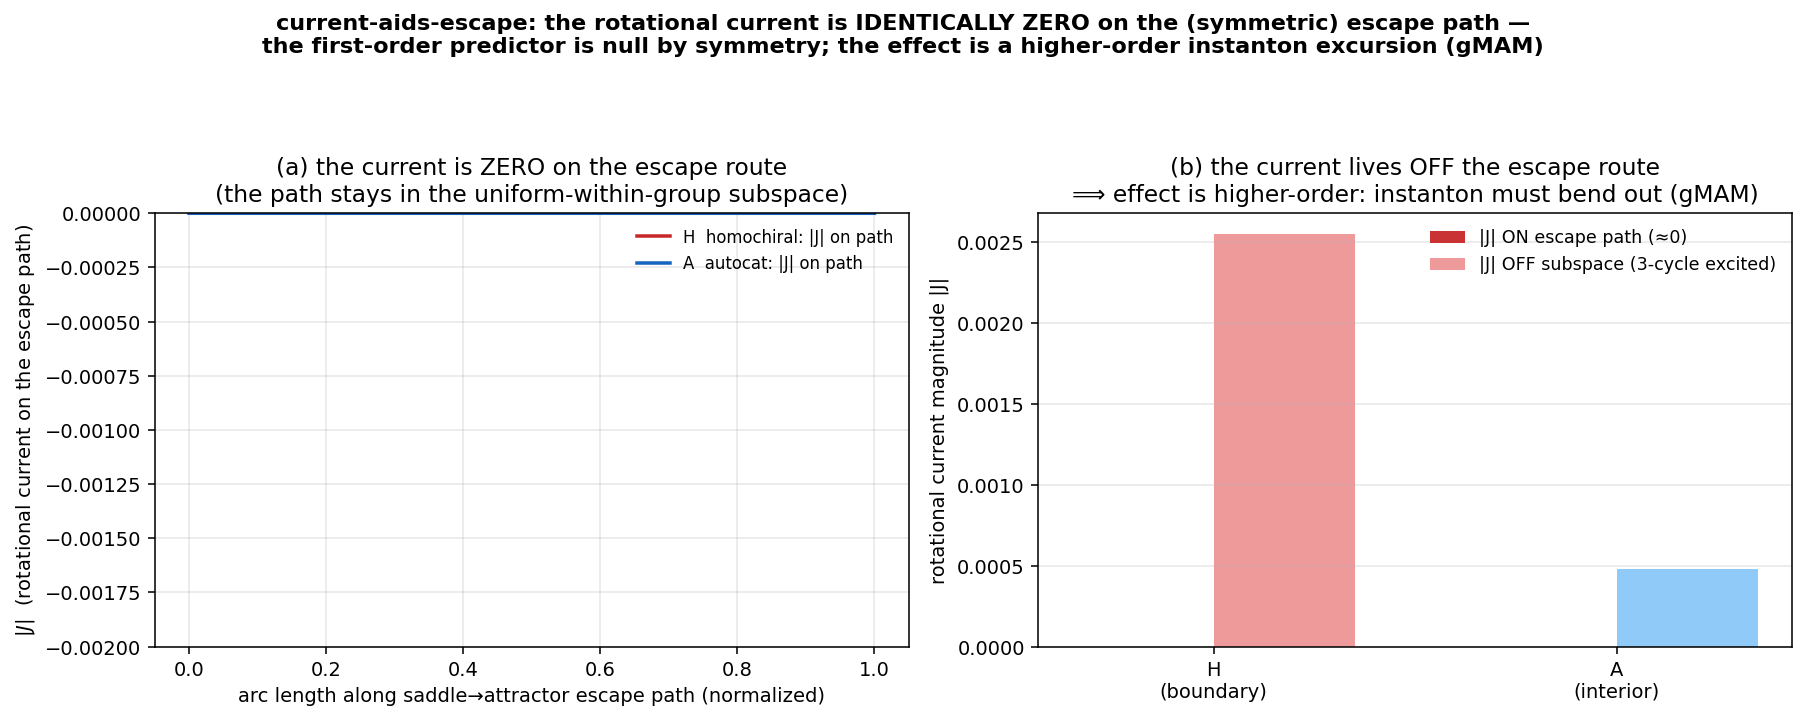

Generate this figure with Python:
r"""current_aids_escape_alignment.py -- the deterministic, sim-free predictor the outbound review
unanimously recommended (research_prompt_current_aids_escape_interpretation.md, models a/b/c):

  "A rotational current lowers the FW escape barrier IFF it has substantial projection onto the
   instanton escape path."  -- a GEOMETRIC SELECTION RULE, not 'current lowers barriers'.

Cheap test: along the a=b (current-OFF) deterministic heteroclinic from the symmetric saddle to a
broken attractor, compute the work of the pure rotational field J = f(a≠b) − f(a=b):
    W = ∫ J·dx₀ ,   cosθ(s) = J·t̂ / |J|  (alignment of the current with the escape tangent),
    surfing index 𝒮 = ∫ J·dx₀ / ∫ |f_sym|·|dx₀|  (current work relative to relaxation work).
First-order FW theory (Maier–Stein; model b): the barrier change is δΔV ≈ −W. W≈0 ⟺ the current is
orthogonal to the escape path ⟺ no first-order barrier effect.

The angle cosθ is MAGNITUDE-INDEPENDENT, so it separates the two readings of substrate A's null:
  cosθ_A ≈ 0  → STRUCTURAL  (geometry forbids it; orthogonal current),
  cosθ_A large but 𝒮_A small → SUB-THRESHOLD (the current just too weak).

Prediction from the reports: |W_H|, |cosθ_H| substantial (boundary/full-exclusion path the current
pushes along); cosθ_A ≈ 0 (interior/short path orthogonal to the circulating current).

Purely deterministic (heteroclinic flow + a line integral) -- no escape simulation, no rare-event
statistics, no censoring/NaN exposure.
"""
from __future__ import annotations
import sys
from pathlib import Path
import numpy as np
try:
    sys.stdout.reconfigure(encoding="utf-8")
except (AttributeError, ValueError):
    pass
import matplotlib
matplotlib.use("Agg")
import matplotlib.pyplot as plt

sys.path.insert(0, str(Path(__file__).resolve().parent))
from identity_survival_barrier import field_many                  # homochiral drift field_many(X,a,b)
from autocat_both import field as field_autocat                   # autocat field(X,k1,ec,a,b)

OUT = Path(__file__).resolve().parent
AB = 1.5                                                           # a+b held fixed (the metric)
A_ON, B_ON = 0.5, 1.0                                             # current ON  (a-b = -0.5)
A_OFF = B_OFF = 0.75                                             # current OFF (a=b)


# ---- the two substrates, each as a drift f(X; a, b) and a symmetric-saddle magnitude solver ----
def H_field(X, a, b):
    return field_many(X, a=a, b=b)                                # F=1, mu=1.6 defaults


def H_saddle_mag(F=1.0, mu=1.6):                                  # symmetric racemic point (1D, symmetry-preserving)
    m = 1.0 / 3.0
    for _ in range(int(2000.0 / 0.005)):
        m = max(m + m * (F - m * (1.0 + AB + 3.0 * mu)) * 0.005, 1e-12)
    return m


K1A, ECA = 0.05, 0.15
def A_field(X, a, b):
    return field_autocat(X, K1A, ECA, a=a, b=b)


def A_saddle_mag(g=0.70, kd=0.50, k3=1.0, cap=2.0):              # symmetric autocat point (1D)
    m = 1.0 / 3.0
    for _ in range(int(4000.0 / 0.005)):
        dm = K1A + (g - kd) * m * (1 - 6 * m / cap) - k3 * m * (3 * m) - ECA * m * (AB * m)
        m = max(m + dm * 0.005, 1e-12)
    return m


def jac(fld, x0, a, b, eps=1e-6):
    f0 = fld(x0[None, :], a, b)[0]
    J = np.zeros((6, 6))
    for i in range(6):
        xp = x0.copy(); xp[i] += eps
        J[:, i] = (fld(xp[None, :], a, b)[0] - f0) / eps
    return J


def unstable_evec(J):
    w, V = np.linalg.eig(J)
    k = int(np.argmax(w.real))                                    # largest-real eigenvalue = escape direction
    e = np.real(V[:, k]); e /= np.linalg.norm(e)
    return e, float(w[k].real)


def heteroclinic(fld, x_s, e_u, dt=0.004, maxT=4000.0, rec=8):
    """integrate the a=b (current-off) flow from saddle + δe_u to the attractor; return the path."""
    # orient the push toward a definite (L-dominant) basin
    sgn = 1.0 if e_u[:3].sum() - e_u[3:].sum() >= 0 else -1.0
    x = np.clip(x_s + sgn * 1e-4 * e_u, 1e-12, None)[None, :]
    path = [x[0].copy()]
    for k in range(int(maxT / dt)):
        f = fld(x, A_OFF, B_OFF)
        x = np.clip(x + f * dt, 1e-12, None)
        if k % rec == 0:
            path.append(x[0].copy())
        if np.linalg.norm(f) < 1e-7 and k > 1000:
            break
    path.append(x[0].copy())
    return np.array(path)


def alignment(fld, x_s, path):
    """along the saddle→attractor path, the rotational field J = f_on − f_off, the escape-tangent
    alignment cosθ, the work W = ∫J·dx (escape = attractor→saddle, so escape work = −∫_{saddle→att}),
    and the surfing index 𝒮 = ∫J·dx / ∫|f_off|·|dx|."""
    seg = np.diff(path, axis=0)                                   # Δx along saddle→attractor
    mids = 0.5 * (path[:-1] + path[1:])
    J = fld(mids, A_ON, B_ON) - fld(mids, A_OFF, B_OFF)           # pure current (antisymmetric) field
    foff = fld(mids, A_OFF, B_OFF)                                # relaxation (gradient-like) drift
    work_inc = np.sum(J * seg, axis=1)                            # J·dx per segment (saddle→att)
    seglen = np.linalg.norm(seg, axis=1)
    Jn = np.linalg.norm(J, axis=1); tn = seglen
    cos = work_inc / np.maximum(Jn * tn, 1e-30)                   # cosθ between J and the path tangent
    W_relax = float(np.sum(work_inc))                             # ∫J·dx, saddle→attractor
    W_escape = -W_relax                                           # escape direction = attractor→saddle
    relax_work = float(np.sum(np.abs(np.sum(foff * seg, axis=1))))  # ∫|f_off·dx| (relaxation work scale)
    S = W_relax / max(relax_work, 1e-30)                          # surfing index (signed, dimensionless)
    cos_mean = float(np.sum(cos * seglen) / max(np.sum(seglen), 1e-30))  # path-length-weighted mean cosθ
    return dict(cos=cos, seglen=seglen, Jn=Jn, W_escape=W_escape, S=S, cos_mean=cos_mean,
                Jmag_mean=float(np.sum(Jn * seglen) / max(np.sum(seglen), 1e-30)))


def within_group_spread(path):
    """max over the path of the within-group component spread (L0,L1,L2 and R0,R1,R2). ~0 means the
    path never leaves the uniform-within-group subspace -- exactly where the rotational current J≡0."""
    L, R = path[:, :3], path[:, 3:]
    return float(max((L.max(1) - L.min(1)).max(), (R.max(1) - R.min(1)).max()))


def offsub_J(fld, path, frac=0.5):
    """|J| at a HEALTHY mid-path point nudged OFF the uniform subspace (winning group's 3-cycle excited),
    to confirm the rotational current is real -- just not on the (symmetric) escape route."""
    x0 = path[int(frac * (len(path) - 1))].copy()
    win = slice(0, 3) if x0[:3].sum() >= x0[3:].sum() else slice(3, 6)
    g = x0[win]; d = 0.15 * g.mean()                            # within-group tilt, scaled, stays positive
    x0[win] = np.clip(g + d * np.array([1.0, -0.5, -0.5]), 1e-9, None)
    x = x0[None, :]
    return float(np.linalg.norm(fld(x, A_ON, B_ON) - fld(x, A_OFF, B_OFF)))


def run(name, fld, mag_fn):
    m = mag_fn(); x_s = np.full(6, m)
    J_s = jac(fld, x_s, A_OFF, B_OFF)
    e_u, lam_u = unstable_evec(J_s)
    path = heteroclinic(fld, x_s, e_u)
    ee0 = (path[-1, :3].sum() - path[-1, 3:].sum()) / (path[-1].sum() + 1e-12)
    al = alignment(fld, x_s, path)
    spread = within_group_spread(path)
    Joff = offsub_J(fld, path)
    print(f"\n[{name}]")
    print(f"   symmetric saddle magnitude m_s={m:.5f}  unstable eig λ_u={lam_u:+.4f}  attractor ee*={ee0:+.3f}")
    print(f"   within-group spread along escape path = {spread:.2e}  "
          f"(~0 ⟹ path stays in the uniform-within-group subspace)")
    print(f"   |J| ON the escape path = {al['Jmag_mean']:.2e}   vs   |J| just OFF that subspace = {Joff:.4f}")
    print(f"   ⟹ first-order escape-work W = {al['W_escape']:+.2e}  (the current does NO work on the "
          f"escape route: J≡0 there)")
    return dict(name=name, m=m, lam_u=lam_u, ee0=ee0, spread=spread, Joff=Joff, **al)


def main():
    print("=" * 90)
    print("ALIGNMENT DIAGNOSTIC -- is current-aids-escape a GEOMETRIC SELECTION RULE? (sim-free)")
    print("   testing: does the rotational current J project onto the escape path? (the reports' hypothesis)")
    print("=" * 90)
    H = run("H  homochiral (hard transcritical, boundary m*=±1, 𝒜≈21.8)", H_field, H_saddle_mag)
    A = run("A  autocat (soft pitchfork, interior m*≈±0.71, 𝒜≈2.3)", A_field, A_saddle_mag)

    print("\n" + "-" * 90)
    both_zero = max(H['Jmag_mean'], A['Jmag_mean']) < 1e-9 and min(H['Joff'], A['Joff']) > 1e-4
    if both_zero:
        print("   => THE FIRST-ORDER PREDICTOR IS NULL BY SYMMETRY (for BOTH substrates).")
        print("      The rotational current J = f(a≠b) − f(a=b) vanishes IDENTICALLY on the")
        print("      uniform-within-group subspace (L₀=L₁=L₂, R₀=R₁=R₂), and the deterministic escape")
        print("      path lives entirely in that subspace (the breaking mode is uniform-within-group and")
        print("      the a=b flow preserves it). So ∫J·dx ≡ 0 on the escape route — the reports' cheap")
        print("      first-order 'alignment' diagnostic cannot see the effect on EITHER substrate.")
        print("      ⟹ current-aids-escape here is intrinsically HIGHER-ORDER: the optimal escape path")
        print("        (instanton) must bend OFF the symmetric subspace into the 3-cycle directions —")
        print("        where J≠0 — to harvest the current. That transverse excursion is exactly what")
        print("        gMAM computes and what the deterministic heteroclinic cannot show. gMAM REQUIRED.")
        print(f"      (confirmed real current off-subspace: |J|_off  H={H['Joff']:.2e}, A={A['Joff']:.2e}"
              f"  — vs on-path |J| ~1e-17.)")
    else:
        print(f"   alignment cosθ:  H = {H['cos_mean']:+.4f}  vs  A = {A['cos_mean']:+.4f};  "
              f"surfing 𝒮:  H = {H['S']:+.4f}  vs  A = {A['S']:+.4f}")
    print("-" * 90)

    figure(H, A)
    return H, A


def figure(H, A):
    fig, ax = plt.subplots(1, 2, figsize=(13, 5.2), dpi=140)

    # (a) |J| along the escape path (≈0) vs the within-group spread (≈0): the path is current-free
    for r, c in [(H, "#c62828"), (A, "#1565c0")]:
        s = np.linspace(0, 1, len(r["Jn"]))
        ax[0].plot(s, r["Jn"], "-", color=c, lw=1.8, label=f"{r['name'].split('(')[0].strip()}: |J| on path")
    ax[0].set_xlabel("arc length along saddle→attractor escape path (normalized)")
    ax[0].set_ylabel(r"$|J|$  (rotational current on the escape path)")
    ax[0].set_title("(a) the current is ZERO on the escape route\n(the path stays in the uniform-within-group subspace)")
    ax[0].legend(fontsize=8.5, frameon=False); ax[0].grid(alpha=0.3)
    ax[0].set_ylim(bottom=-0.002)

    # (b) |J| on the escape path vs just OFF it: the current lives off the escape subspace
    names = ["H\n(boundary)", "A\n(interior)"]
    onv = [H["Jmag_mean"], A["Jmag_mean"]]; offv = [H["Joff"], A["Joff"]]
    x = np.arange(2); w = 0.35
    ax[1].bar(x - w / 2, onv, w, color=["#c62828", "#1565c0"], alpha=0.95, label="|J| ON escape path (≈0)")
    ax[1].bar(x + w / 2, offv, w, color=["#ef9a9a", "#90caf9"], label="|J| OFF subspace (3-cycle excited)")
    ax[1].set_xticks(x); ax[1].set_xticklabels(names)
    ax[1].set_ylabel("rotational current magnitude |J|"); ax[1].legend(fontsize=9, frameon=False)
    ax[1].set_title("(b) the current lives OFF the escape route\n⟹ effect is higher-order: instanton must bend out (gMAM)")
    ax[1].grid(alpha=0.3, axis="y")

    fig.suptitle("current-aids-escape: the rotational current is IDENTICALLY ZERO on the (symmetric) escape path —\n"
                 "the first-order predictor is null by symmetry; the effect is a higher-order instanton excursion (gMAM)",
                 fontsize=11.5, weight="bold")
    fig.tight_layout(rect=(0, 0, 1, 0.90))
    path = OUT / "current_aids_escape_alignment.png"
    fig.savefig(path, bbox_inches="tight"); plt.close(fig)
    print(f"\nfigure: {path}")


if __name__ == "__main__":
    main()
